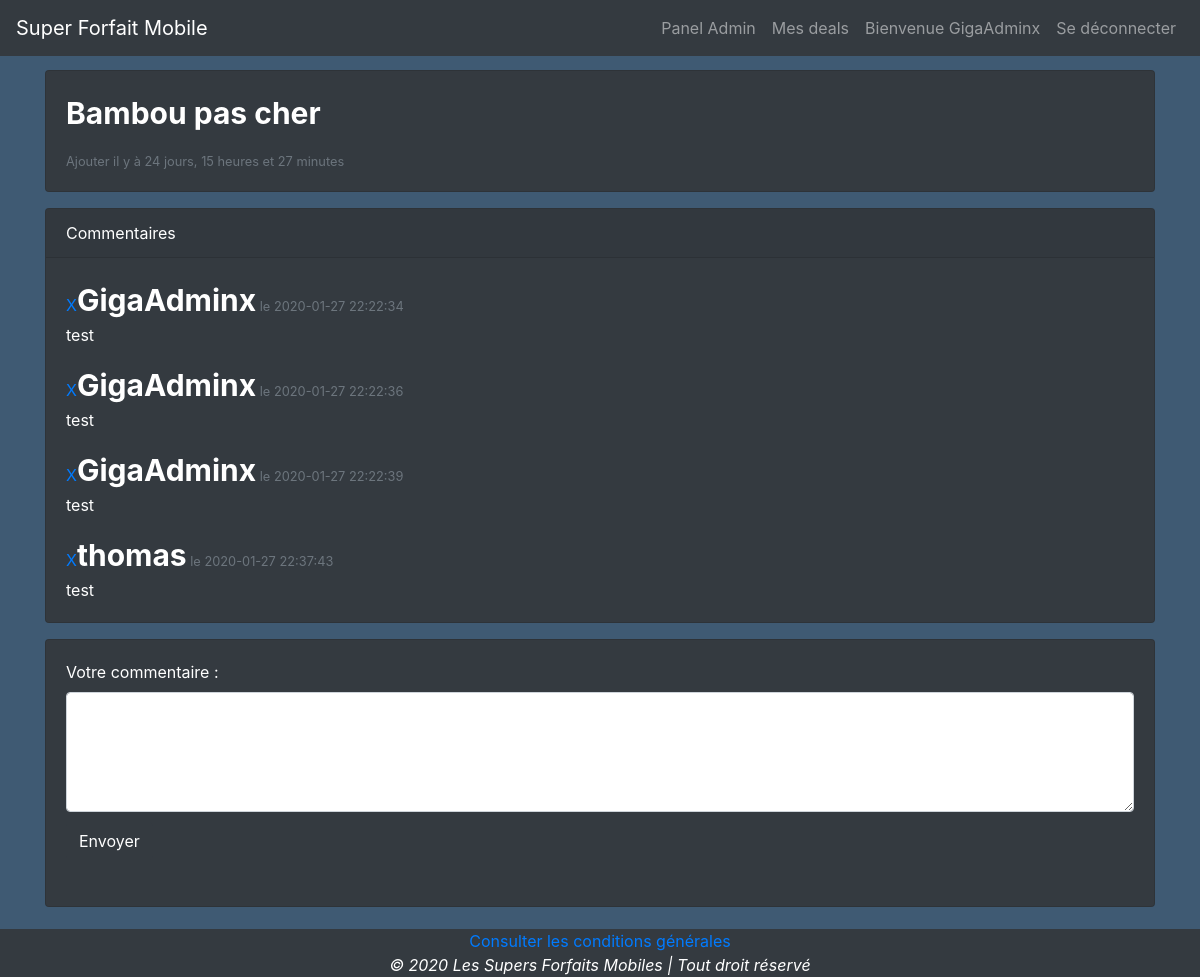
The page /pages/details/2 (signed in) on the database its author committed.
### tables this page shows
CREATE TABLE `deals` (
  `deal_id` int(11) NOT NULL,
  `nom` varchar(50) NOT NULL,
  `description` varchar(255) DEFAULT NULL,
  `conditions` varchar(50) DEFAULT NULL,
  `user_id` int(11) NOT NULL,
  `date_ajout` datetime NOT NULL DEFAULT CURRENT_TIMESTAMP,
  `date_exp` datetime DEFAULT NULL,
  `date_deb` datetime DEFAULT NULL,
  `posted` tinyint(1) NOT NULL DEFAULT '0'
);

CREATE TABLE `comments` (
  `comment_id` int(11) NOT NULL,
  `comment` varchar(255) NOT NULL,
  `date` timestamp NOT NULL DEFAULT CURRENT_TIMESTAMP,
  `deal_id` int(11) NOT NULL,
  `user_id` int(11) NOT NULL
);

CREATE TABLE `users` (
  `user_id` int(11) NOT NULL,
  `nom` varchar(50) NOT NULL,
  `prenom` varchar(50) NOT NULL,
  `mail` varchar(50) NOT NULL,
  `password` varchar(255) NOT NULL,
  `pseudo` varchar(20) NOT NULL,
  `role_id` int(11) NOT NULL
);

### application/controllers/Pages.php (called while the page is built, shortened)
<?php
class Pages extends CI_Controller {
	public function __construct()
	{
		$this->load->database();
		$this->load->helper(array('form', 'url'));
		$this->load->model('Deal_Model');
		$this->load->model('User_Model');
   		$this->load->model('Comments_Model');
	}
	public function details($id)
	{
		$select['deal'] = $this->Deal_Model->searchByid($id);
		$select['comments'] = $this->Comments_Model->searchByDeal($id);
		$this->load->view('details', $select);
	}
}

### index.php (called while the page is built, shortened)
<?php
require_once BASEPATH.'core/CodeIgniter.php';

### application/models/Deal_Model.php (called while the page is built, shortened)
<?php
class Deal_Model extends CI_Model
{
	public function searchByid($id)
	{
		return  $this->db->query('SELECT * FROM deals WHERE deal_id = '.$id)->result();
	}
}

### application/models/Comments_Model.php (called while the page is built, shortened)
<?php
class comments_Model extends CI_Model
{
    public function searchByDeal($id)
    {
        return  $this->db->query('SELECT `pseudo`, `comment`, `date`, `comment_id`, comments.user_id FROM comments INNER JOIN users ON comments.user_id = users.user_id WHERE deal_id = '.$id)->result();
    }
}

### application/views/details.php (the view, shortened to what this page needs)
<?php
include 'template/header.php';
foreach ($deal as $de){
	echo '
<div class="card mb-3 details">
	<div class="row no-gutters">
			<div class="card-body">
				<a class="card-title">'.$de->nom.'</a>
				<p class="card-text">'.$de->description.'</p>
				<p class="card-text"><small class="text-muted">Ajouter il y à ';
						$fuseau  = new DatetimeZone('Europe/Paris');
						$dateNow = new Datetime('now', $fuseau);
						$dateOld = new Datetime($de->date_ajout, $fuseau);
						$date = $dateOld->diff($dateNow);
						if($date->days == 0){
							$date1 = $date->format('%hh%i');
						}else{
							if($date->h == 0){
								$date1 = $date->format('%d jours et %i minutes');
							}elseif($date->h == 1){
								$date1 = $date->format('%d jours, %h heure et %i minutes');
							}else{
								$date1 = $date->format('%d jours, %h heures et %i minutes');
							}
						}
	echo $date1.'</small></p>
		</div>
	</div>
</div>';
if(!empty($comments)){
	echo '
		<div class="card comment mb-3">
		<div class="card-header">
    	Commentaires
  		</div>
		<div class="card-body">';
	foreach ($comments as $comment){
		if (isset($_SESSION['role']))
		{
			if( $_SESSION['role'] == 1 || $comment->user_id ==  $_SESSION['idUser']){
				echo '<a type="button" href="'.base_url('deal/deleteComment/').$comment->comment_id.'?deal='.$de->deal_id.'">X</a>';
			}
		}
			echo '<strong class="card-title">'.$comment->pseudo.'</strong><small class="text-muted">  le  '. $comment->date .'</small>
				  <p class="card-text">'.$comment->comment.'</p>';
	}
echo '</div>
</div>';
}
if(isset($_SESSION['role'])){
	echo'<div class="card mb-3 details">
			<div class="card-body">';
	$hidden = array('dealId' => $de->deal_id);
	echo form_open('Deal/addComment/'.$de->deal_id, '', $hidden);
	echo form_label('Votre commentaire :');
	echo '<div class="form-group">';
	$input = array(
	'name' => 'commentAdd',
	'id' => 'commentAdd',
	'class' => 'form-control',
	'type' => 'textarea');
	echo form_textarea($input);
	echo form_submit('submit', 'Envoyer', array('class' => 'btn btn-dark btn-connect'));
	echo 	'</div>
		</div>
	</div>';
}
include  'template/footer.php';
}

### application/views/template/footer.php
<div class="footer bg-dark">
	<a title="Lire les conditions générales d'utilisation" href="<?php echo base_url('pages/copyright') ?>"> Consulter les conditions générales </a>
	<br><em>&copy; 2020 Les Supers Forfaits Mobiles | Tout droit réservé </em>
</div>
</div>
</body>
</html>

### css/style.css (style rules this page uses)
body { background-color: #3f5a73; }
.footer { position: fixed; left: 0; bottom: 0; width: 100%; color: white; text-align: center; }
.btn-add, .btn-connect { margin: 10px 0 10px 0; }
.card { background-color: #343A40; color: white; width: 48%; }
.card.details, .card.comment { width: 100%; }
.card-title { font-size: 30px; font-weight: bold; }
textarea.form-control { height: 120px; }

### rows shown on the page
deals: nom "Bambou pas cher", date_ajout "24 jours, 15 heures et 27 minutes"
comments: user.pseudo "GigaAdminx", date "2020-01-27 22:22:34", comment "test"
comments: user.pseudo "GigaAdminx", date "2020-01-27 22:22:36", comment "test"
comments: user.pseudo "GigaAdminx", date "2020-01-27 22:22:39", comment "test"
comments: user.pseudo "thomas", date "2020-01-27 22:37:43", comment "test"

### other values the page prints
$_SESSION['user'] "GigaAdminx"
